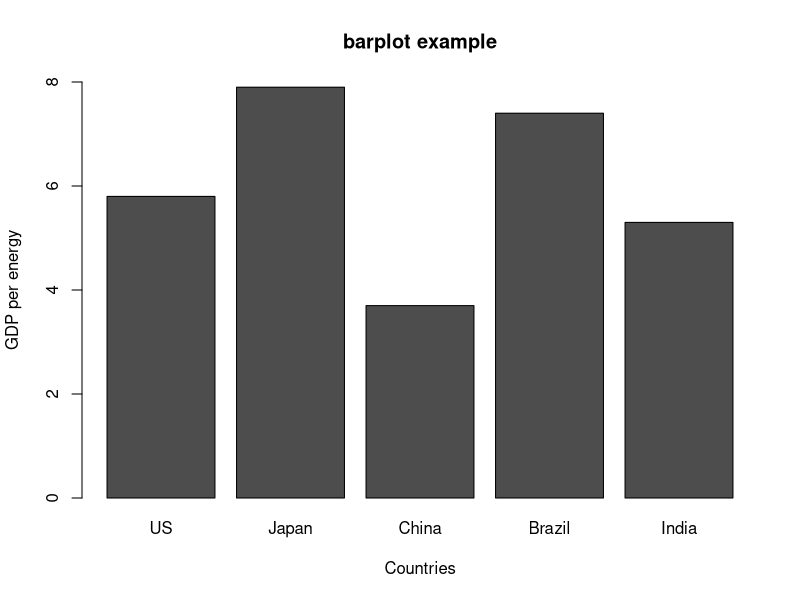
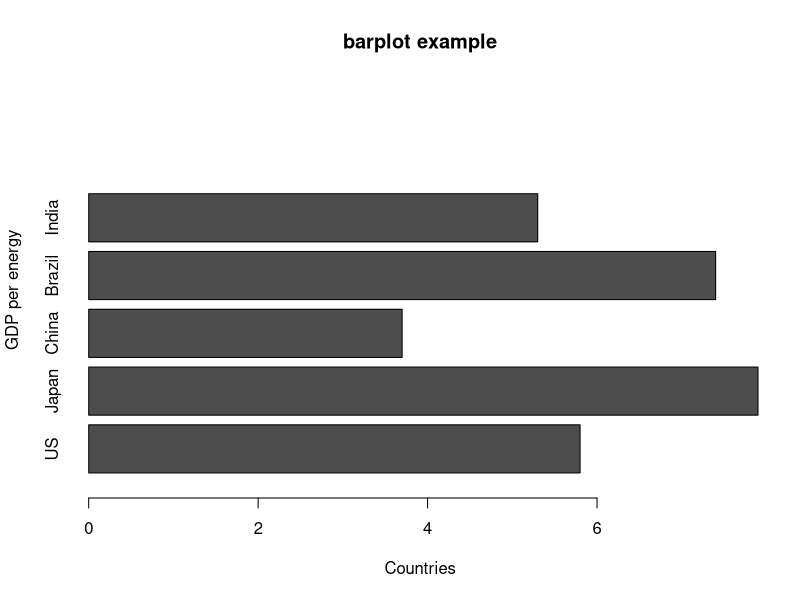

R code for these plots, in order:
my.data <- matrix(c(5.8, 7.9, 3.7, 7.4, 5.3), nrow = 1)
colnames(my.data) <- c("US", "Japan", "China", "Brazil", "India")
barplot(my.data, ylim = c(0, round(max(my.data))),
        main = 'barplot example',
        xlab = "Countries",
        ylab = "GDP per energy")

barplot(my.data, ylim = c(0, round(max(my.data))),
        horiz = TRUE,
        main = 'barplot example',
        xlab = "Countries",
        ylab = "GDP per energy")